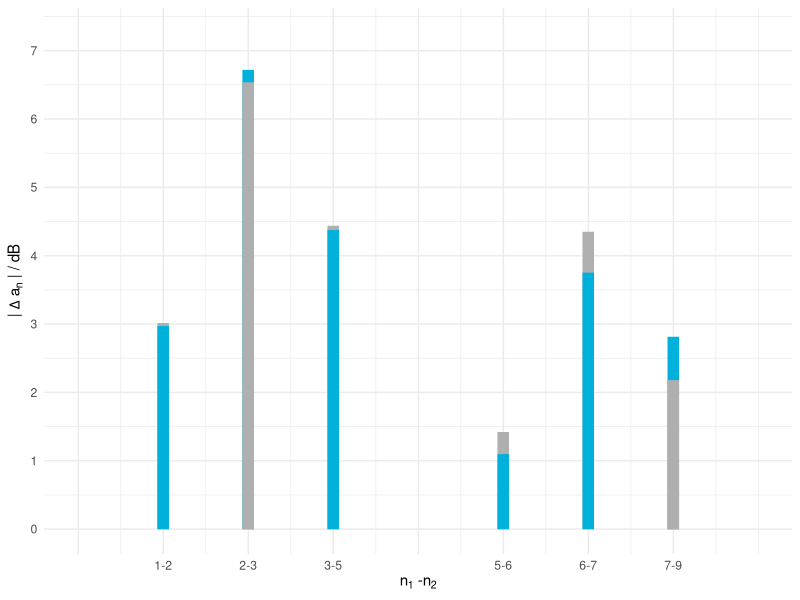

The R script that drew this image:
library(ggplot2)

outputName   <- "2_3_Amplivergleich.pdf"
outputWidth  <- 10
outputHeight <- 0.618 * outputWidth

data <- read.csv("mess.csv")

# function parametersa
A   <- 2
m   <- 7 # number of amplitude values

ylabel <- bquote( "|"~ Delta ~ "a"[n]~"| / dB" )
xlabel <- bquote( "n"[1]~"-n"[2])


amplifun <- function (n) {

    abs( 4 * 2 / (n * pi) * sin(n * pi/2) )

}

deltaX <- 1
deltaCounter <- 0

lineCoordinatesX <- c()
lineCoordinatesY <- c()

lineCoordinatesY_Measurement <- c()

print(amplifun(1))

for (i in c(1,2,3,4,5,6,7)) {

    deltaCounter <- deltaCounter + deltaX

    lineCoordinatesX <- c( lineCoordinatesX, deltaCounter)
#    lineCoordinatesY <- c( lineCoordinatesY, abs(data$ant) )

#    lineCoordinatesY_Measurement <- c( lineCoordinatesY_Measurement, abs(data$anm))

}

ylim   <- c(0, 7*1.0381)
xlim   <- c(0, 8)

xlabels <- c("", "1-2", "2-3", "3-5","", "5-6", "6-7", "7-9")

ybreaks <- seq(0, 10, 1)
xbreaks <- seq(0, 7, 1)


hsBlue <- "#00b1db"
theoreticalColor <- "#afafafFF"


plot <- ggplot(data.frame(x=c(0,2), y=c(0,2)), aes(x=x)) +
    theme_minimal() +
    theme(legend.position="none", plot.title = element_text(color = "gray21", size=1.618^5), plot.subtitle = element_text(color = "grey80", size=1.618^5)) +

    #ggtitle(bquote("Amplitudenspektrum von x(t), Rot: theoretische Werte")) +
    #labs(subtitle="D=0.25, T=1us")

    xlab(xlabel) +
    ylab(ylabel) +

    scale_y_continuous(limits= ylim, breaks=ybreaks) +
    scale_x_continuous(limits= xlim, breaks=xbreaks, labels=xlabels)


linewidth <- (1-0.6180339887498948)*10

theodat <- abs(data$ant)
measdat <- abs(data$anm)

for (i in 1:m) {

   if(theodat[i] < measdat[i] ) {

       # plot measurement first, then plot theoreticals on top

   plot <- plot + geom_segment(
            x = lineCoordinatesX[i],
            y = 0,
            xend = lineCoordinatesX[i],
            yend = measdat[i],
            color=hsBlue,
            linetype="solid", size = linewidth
        )

   plot <- plot + geom_segment(
            x = lineCoordinatesX[i],
            y = 0,
            xend = lineCoordinatesX[i],
            yend = theodat[i],
            color=theoreticalColor,
            linetype="solid", size = linewidth
        )
   } else {

       # plot theoretical first, then plot measurement

   plot <- plot + geom_segment(
            x = lineCoordinatesX[i],
            y = 0,
            xend = lineCoordinatesX[i],
            yend = theodat[i],
            color=theoreticalColor,
            linetype="solid", size = linewidth
        )

   plot <- plot + geom_segment(
            x = lineCoordinatesX[i],
            y = 0,
            xend = lineCoordinatesX[i],
            yend = measdat[i],
            color=hsBlue,
            linetype="solid", size = linewidth
        )


   }

}



pdf(outputName, width = outputWidth, height = outputHeight)
plot
